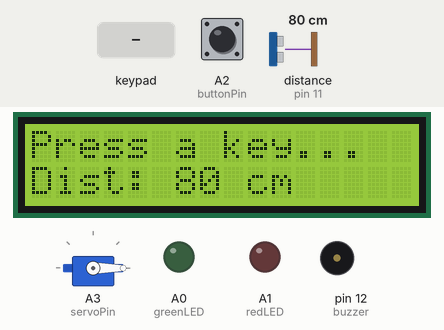
Simulated run of this sketch. Board: Arduino Uno, built with avr-gcc and run on an emulated ATmega328P. On the bench: 16×2 character LCD, servo, output pins drawn as LEDs (lit = HIGH), buzzer (waves = sounding). Wiring (inferred from the names in the program): ultrasonic range finder: trigger pin 10; echo pin 11. The test bench sets the inputs (shaded band); at power-on: A2 (buttonPin) HIGH, distance to the obstacle (sensor on pin 11) 80 cm. The echo pulse lasts 58.3 µs per cm; pins used as bus, display or sensor lines are not drawn; what the sketch prints to the serial monitor is not drawn.

Above: at 7.3 s.
7.4 s: keypad keys 9 8 7 6 # pressed 0.4 s apart
At 10.1 s:
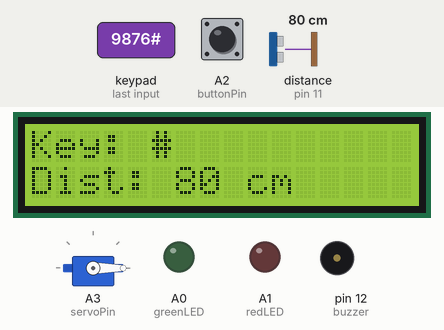
10.9 s: key 'A' pressed
At 11.5 s:
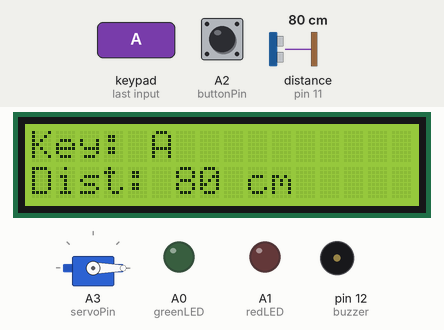
12.4 s: key 'B' pressed
At 13.6 s:
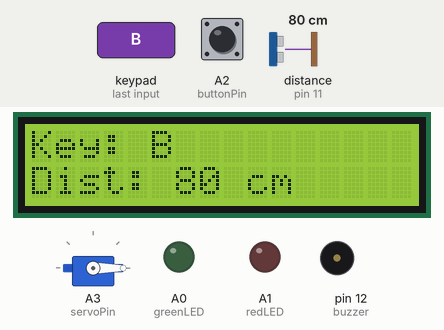
13.9 s: keypad keys 9 8 7 6 * pressed 0.4 s apart
At 16.3 s:
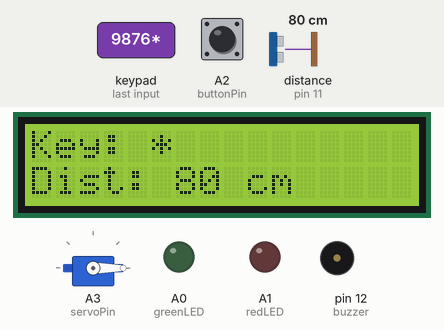
17.4 s: key 'C' pressed
At 17.7 s:
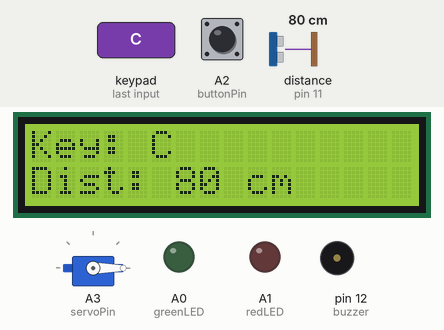
18.9 s: keypad keys 9 8 7 6 D pressed 0.4 s apart
At 19.13 s:
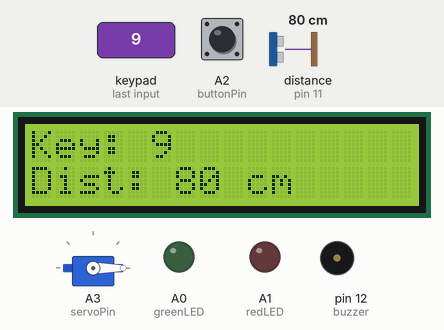
Timing chart, 0 to 22.0 s (numbered marks = the images above; inputs shaded):
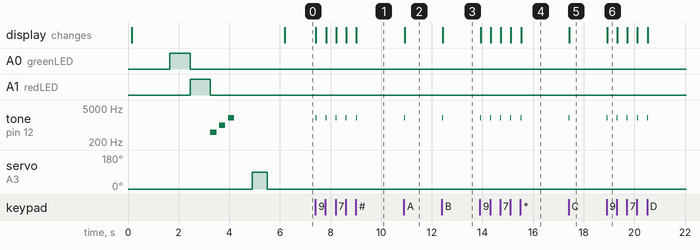

Measured:
- after the input at 7.4 s, tone on pin 12 (buzzer): alternates 2000 Hz for 0.03 s and silent for 0.37 s, 10 changes in all, then stays silent, starting at once; the display: first changes at once (image 1 shows a later state)
- after the input at 10.9 s, tone on pin 12 (buzzer): silent → 2000 Hz at once, → silent 0.03 s later; the display: changes at once (image 2)
- after the input at 12.4 s, tone on pin 12 (buzzer): silent → 2000 Hz at once, → silent 0.03 s later; the display: changes at once (image 3)
- after the input at 13.9 s, tone on pin 12 (buzzer): alternates 2000 Hz for 0.03 s and silent for 0.37 s, 10 changes in all, then stays silent, starting at once; the display: first changes at once (image 4 shows a later state)
- after the input at 17.4 s, tone on pin 12 (buzzer): silent → 2000 Hz at once, → silent 0.03 s later; the display: changes at once (image 5)
- after the input at 18.9 s, tone on pin 12 (buzzer): alternates 2000 Hz for 0.03 s and silent for 0.37 s, 10 changes in all, then stays silent, starting at once; the display: changes at once (image 6)

The sketch:

self_test.ino
```cpp
// Hardware self-test for the Arduino Keypad Security System.
// Upload this, open the Serial Monitor at 9600 baud, and follow along.
// It checks every part one by one, then runs a live test you can poke at.

#include <Wire.h>
#include <LiquidCrystal_I2C.h>
#include <Servo.h>
#include <Keypad.h>

// Same pins as the main sketch
const int trigPin   = 10;
const int echoPin   = 11;
const int buzzer    = 12;
const int servoPin  = A3;
const int buttonPin = A2;
const int greenLED  = A0;
const int redLED    = A1;

LiquidCrystal_I2C lcd(0x27, 16, 2);   // change to 0x3F if the scan below finds that
Servo myServo;

const byte ROWS = 4;
const byte COLS = 4;
char keys[ROWS][COLS] = {
  {'1','2','3','A'},
  {'4','5','6','B'},
  {'7','8','9','C'},
  {'*','0','#','D'}
};
byte rowPins[ROWS] = {9, 8, 7, 6};
byte colPins[COLS] = {5, 4, 3, 2};
Keypad keypad = Keypad(makeKeymap(keys), rowPins, colPins, ROWS, COLS);

void setup() {
  Serial.begin(9600);
  pinMode(trigPin, OUTPUT);
  pinMode(echoPin, INPUT);
  pinMode(buzzer, OUTPUT);
  pinMode(buttonPin, INPUT_PULLUP);
  pinMode(greenLED, OUTPUT);
  pinMode(redLED, OUTPUT);

  Serial.println(F("=== Security System Self-Test ==="));

  // 1. I2C scan: finds the LCD's address
  Serial.println(F("[1] Scanning I2C bus..."));
  Wire.begin();
  byte found = 0;
  for (byte addr = 1; addr < 127; addr++) {
    Wire.beginTransmission(addr);
    if (Wire.endTransmission() == 0) {
      Serial.print(F("    Found device at 0x"));
      if (addr < 16) Serial.print('0');
      Serial.println(addr, HEX);
      found++;
    }
  }
  if (found == 0) {
    Serial.println(F("    Nothing found! Check SDA->A4, SCL->A5, VCC->5V, GND->GND."));
  }

  // 2. LCD
  Serial.println(F("[2] LCD: should say 'Self-Test OK'"));
  lcd.init();
  lcd.backlight();
  lcd.print(F("Self-Test OK"));
  lcd.setCursor(0, 1);
  lcd.print(F("0123456789ABCDEF"));
  delay(1500);

  // 3. LEDs
  Serial.println(F("[3] Green LED on"));
  digitalWrite(greenLED, HIGH);
  delay(800);
  digitalWrite(greenLED, LOW);
  Serial.println(F("    Red LED on"));
  digitalWrite(redLED, HIGH);
  delay(800);
  digitalWrite(redLED, LOW);

  // 4. Buzzer: three rising tones (a passive buzzer changes pitch, an active one won't)
  Serial.println(F("[4] Buzzer: low, middle, high tone"));
  tone(buzzer, 500, 250);  delay(350);
  tone(buzzer, 1000, 250); delay(350);
  tone(buzzer, 2000, 250); delay(350);

  // 5. Servo
  Serial.println(F("[5] Servo: 0 -> 90 -> 0 degrees"));
  myServo.attach(servoPin);
  myServo.write(0);   delay(600);
  myServo.write(90);  delay(600);
  myServo.write(0);   delay(600);

  Serial.println(F("[6] Live test: press keys, press the button, wave at the sensor."));
  Serial.println(F("    Green LED = button held, Red LED = something under 20 cm."));
  lcd.clear();
  lcd.print(F("Press a key..."));
}

void loop() {
  // Keypad
  char key = keypad.getKey();
  if (key) {
    Serial.print(F("Key: "));
    Serial.println(key);
    tone(buzzer, 2000, 30);
    lcd.setCursor(0, 0);
    lcd.print(F("Key: "));
    lcd.print(key);
    lcd.print(F("          "));
  }

  // Button
  static bool lastButton = HIGH;
  bool button = digitalRead(buttonPin);
  digitalWrite(greenLED, button == LOW ? HIGH : LOW);
  if (button != lastButton) {
    lastButton = button;
    Serial.println(button == LOW ? F("Button: PRESSED") : F("Button: released"));
  }

  // Ultrasonic sensor
  static unsigned long lastPing = 0;
  if (millis() - lastPing >= 500) {
    lastPing = millis();
    long distance = getDistance();
    digitalWrite(redLED, (distance > 0 && distance < 20) ? HIGH : LOW);

    lcd.setCursor(0, 1);
    lcd.print(F("Dist: "));
    if (distance < 0) lcd.print(F("--"));
    else lcd.print(distance);
    lcd.print(F(" cm      "));

    Serial.print(F("Distance: "));
    if (distance < 0) Serial.println(F("no echo"));
    else { Serial.print(distance); Serial.println(F(" cm")); }
  }
}

long getDistance() {
  digitalWrite(trigPin, LOW);
  delayMicroseconds(2);
  digitalWrite(trigPin, HIGH);
  delayMicroseconds(10);
  digitalWrite(trigPin, LOW);
  long duration = pulseIn(echoPin, HIGH, 25000);
  if (duration == 0) return -1;
  return duration / 58;
}
```
